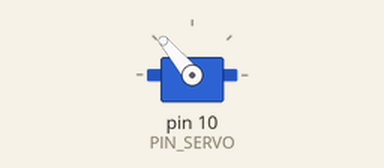
Simulated run of this sketch. Board: Arduino Uno, built with avr-gcc and run on an emulated ATmega328P. On the bench: servo.

Above: at 1.05 s.
At 2.05 s:
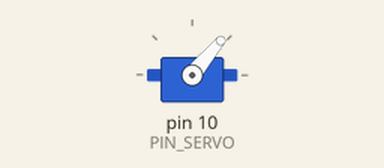
At 3.0 s:
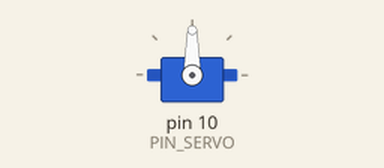
Timing chart, 0 to 5.6 s (numbered marks = the images above):
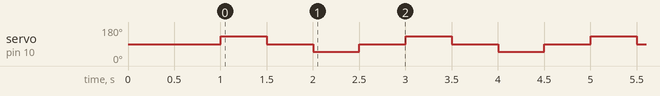

Measured:
- by itself, servo on pin 10 (PIN_SERVO): repeats every 2.0 s: 90° 0.50 s, 50° 0.50 s, 90° 0.50 s, 130° 0.50 s

The sketch:

10_example_1.ino
```cpp
#include <Servo.h>
#define PIN_SERVO 10

Servo myservo;

void setup() {
  myservo.attach(PIN_SERVO);
  myservo.write(90);
  delay(1000);

}

void loop() {
    // add code here.
  myservo.write(130);
  delay(500);
  myservo.write(90);
  delay(500);
  myservo.write(50);
  delay(500);
  myservo.write(90);
  delay(500);
}
```
